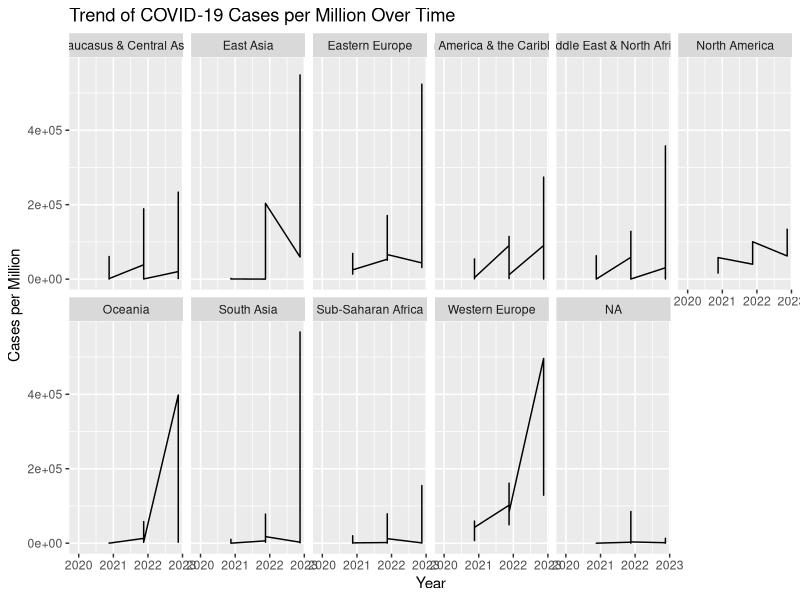
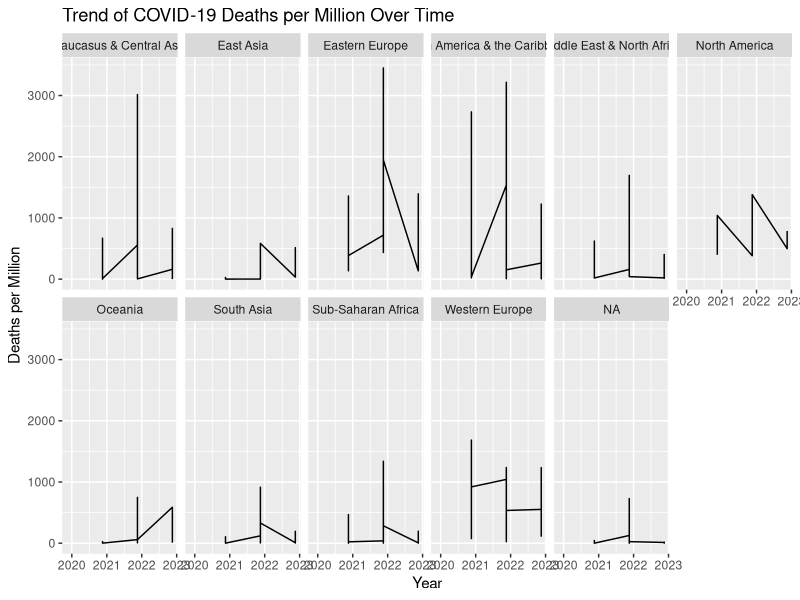
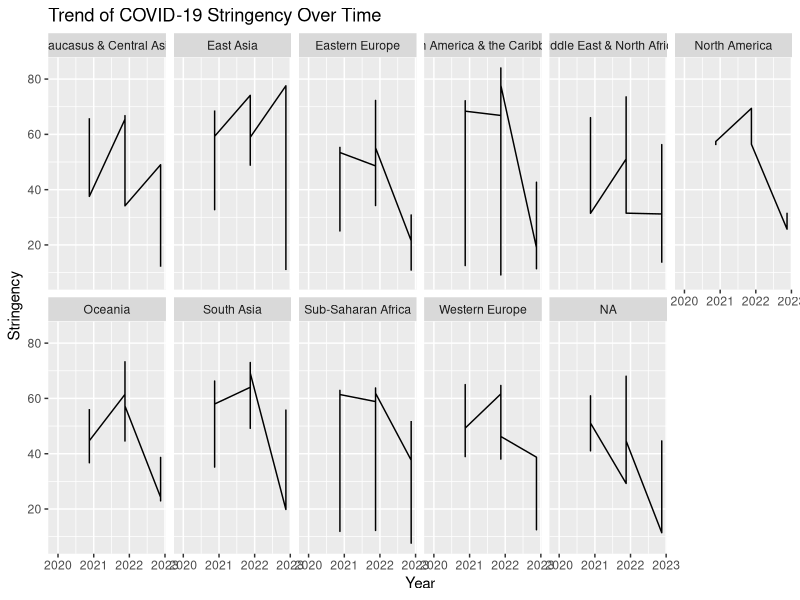
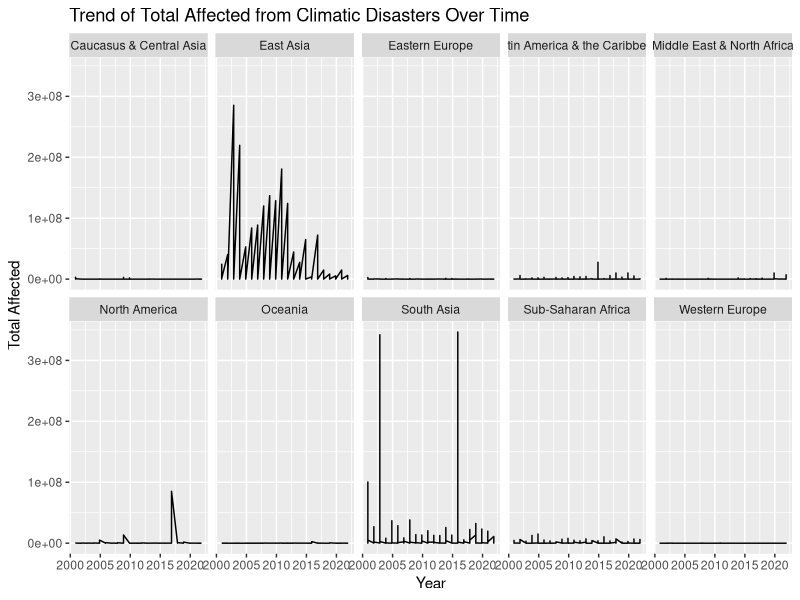
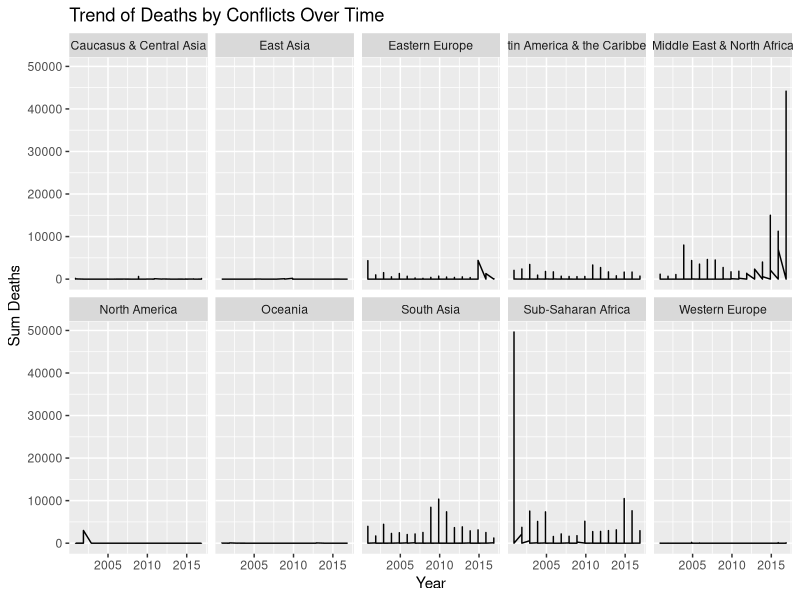
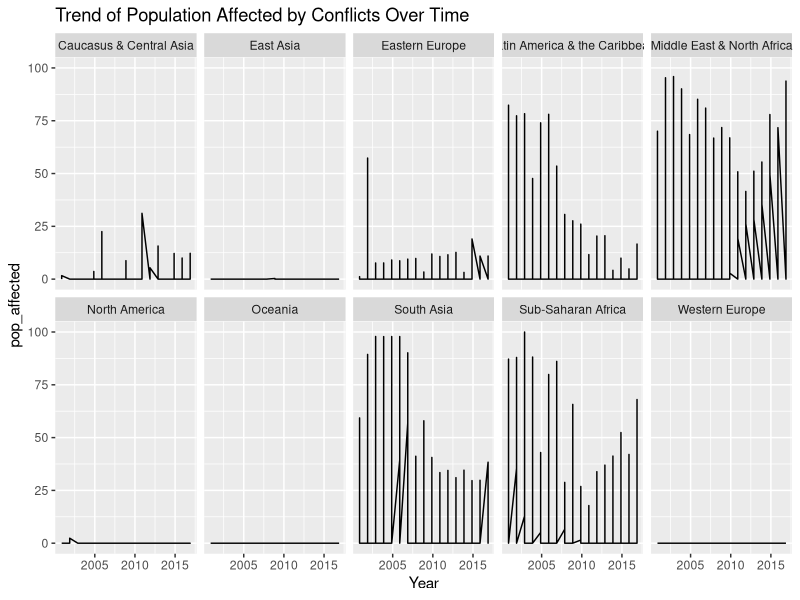
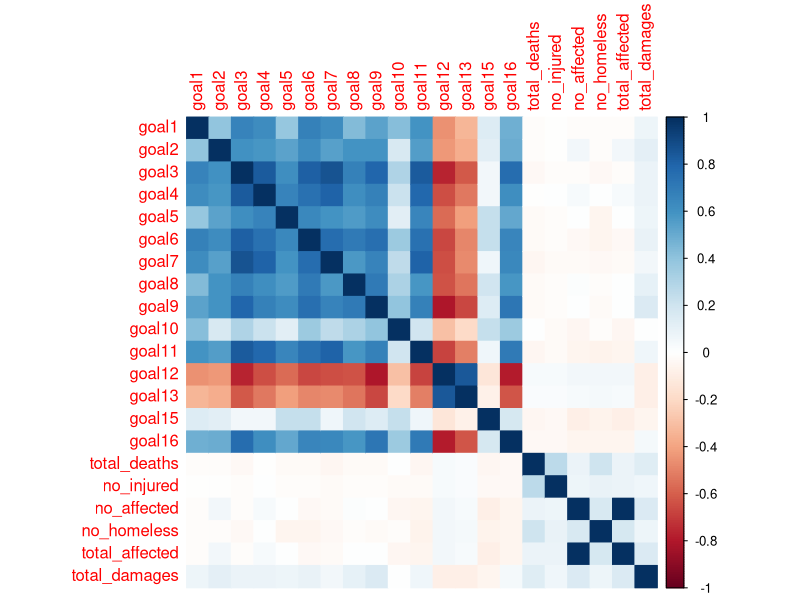
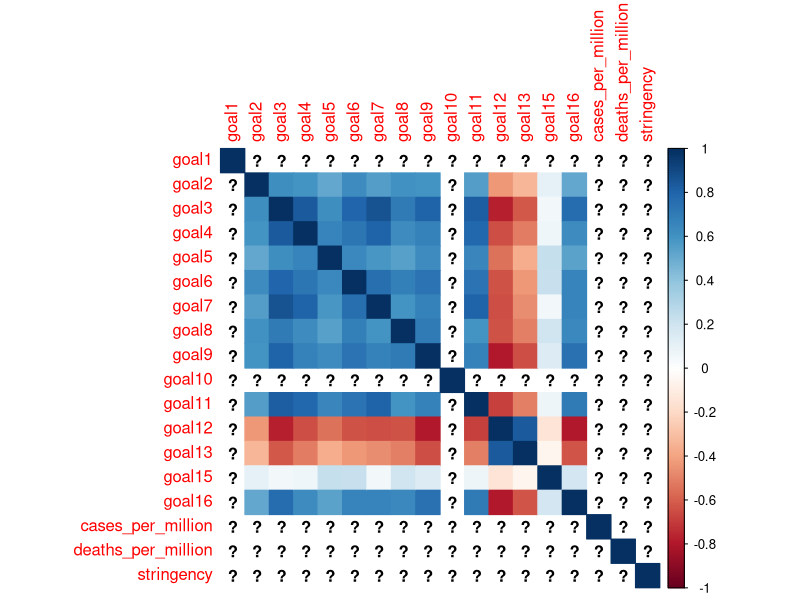

Generate these figures, in order, with R: (Note: this script raises an error after producing the figures.)
###Is the evolution in sustainable development influenced by uncontrollable events, such as economic crisis, health crises and natural disasters? ###

install.packages("corrplot")
install.packages("ggplot2")
install.packages("reshape2")
install.packages("here")
library(corrplot)
library(ggplot2)
library(reshape2)
library(here)


# Importation of the data for this question
Q3.1 <- read.csv(here("scripts", "data", "data_question3_1.csv"))
Q3.2 <- read.csv(here("scripts", "data", "data_question3_2.csv"))
Q3.3 <- read.csv(here("scripts", "data", "data_question3_3.csv"))


#_____________________________________________________________________

#2. Data exploration
#Correlation_matrix <- cor(Q3.1[, c("goal1", "goal2", "goal3", "goal4", "goal5", "goal6", "goal7", "goal8", "goal9", "goa10", "goal11", "goal12", "goal13", "goal15", "goal16", "total_deaths")])


# Convert 'year' column to date format if it's not already in date format
Q3.1$year <- as.Date(as.character(Q3.1$year), format = "%Y")
Q3.2$year <- as.Date(as.character(Q3.2$year), format = "%Y")
Q3.3$year <- as.Date(as.character(Q3.3$year), format = "%Y")

# Replace the missing values by zero
Q3.1[is.na(Q3.1)] <- 0
print(Q3.1)

# Explore descriptive statistics
summary(Q3.1)  # Display summary statistics for all variables


# Time-series analysis of COVID-19 cases per million by region
# Filter COVID-19 data for dates after 2019
covid_filtered <- Q3.2[Q3.2$year >= as.Date("2019-01-01"), ]

ggplot(data = covid_filtered, aes(x = year, y = cases_per_million)) +
  geom_line() +
  labs(title = "Trend of COVID-19 Cases per Million Over Time", x = "Year", y = "Cases per Million")+
  facet_wrap(~ region, nrow = 2)  

# Time-series analysis of COVID-19 deaths per million by region
ggplot(data = covid_filtered, aes(x = year, y = deaths_per_million)) +
  geom_line() +
  labs(title = "Trend of COVID-19 Deaths per Million Over Time", x = "Year", y = "Deaths per Million")+
  facet_wrap(~ region, nrow = 2)  

# Time-series analysis of COVID-19 stringency by region
ggplot(data = covid_filtered, aes(x = year, y = stringency)) +
  geom_line() +
  labs(title = "Trend of COVID-19 Stringency Over Time", x = "Year", y = "Stringency")+
  facet_wrap(~ region, nrow = 2)  



# Time-series analysis of climatic disasters with total affected
ggplot(data = Q3.1, aes(x = year, y = total_affected)) +
  geom_line() +
  labs(title = "Trend of Total Affected from Climatic Disasters Over Time", x = "Year", y = "Total Affected")+
  facet_wrap(~ region, nrow = 2)  # Modify nrow as per your preference for rows in facet grid


# Time-series analysis of Conflicts
# Filter conflict data for the years between 2000 and 2016
conflicts_filtered <- Q3.3[Q3.3$year >= as.Date("2000-01-01") & Q3.3$year <= as.Date("2016-12-31"), ]

ggplot(data = conflicts_filtered, aes(x = year, y = sum_deaths)) +
  geom_line() +
  labs(title = "Trend of Deaths by Conflicts Over Time", x = "Year", y = "Sum Deaths")+
  facet_wrap(~ region, nrow = 2)

#We can see that the regions' the most affected by the conflicts are : Middle east and north Africa, Sub-saharan Africa, South Asia, then less America & the Caribbean and Eastern Europe

ggplot(data = conflicts_filtered, aes(x = year, y = pop_affected)) +
  geom_line() +
  labs(title = "Trend of Population Affected by Conflicts Over Time", x = "Year", y = "pop_affected")+
  facet_wrap(~ region, nrow = 2)  
##We can see that the regions' the most affected by the conflicts are : Middle east and north Africa, Sub-saharan Africa, South Asia, America & the Caribbean, Eastern Europe ans sometimes Caucasus and Central Asia

#___________________________________________________________________________________________
#3. correlation Analysis per country -> irrelevant, I ll try to do it by region

# Extract relevant columns (goals and disaster variables) from Q3.1
disaster_data <- Q3.1[, c("goal1", "goal2", "goal3", "goal4", "goal5", "goal6", "goal7", "goal8", "goal9", "goal10", "goal11", "goal12", "goal13", "goal15", "goal16", "total_deaths", "no_injured", "no_affected", "no_homeless", "total_affected", "total_damages")]

# Compute correlation matrix
correlation_disaster <- cor(disaster_data)

# Visualize correlation matrix (optional)
corrplot::corrplot(correlation_disaster, method = "color")




# Extract relevant columns (goals and COVID-19 variables) from Q3.2
covid_data <- Q3.2[, c("goal1", "goal2", "goal3", "goal4", "goal5", "goal6", "goal7", "goal8", "goal9", "goal10", "goal11", "goal12", "goal13", "goal15", "goal16", "cases_per_million", "deaths_per_million", "stringency")]

# Compute correlation matrix
correlation_covid <- cor(covid_data)

# Visualize correlation matrix (optional)
corrplot::corrplot(correlation_covid, method = "color")




# Extract relevant columns (goals and conflict variables) from Q3.3
conflict_data <- Q3.3[, c("goal1", "goal2", "goal3", "goal4", "goal5", "goal6", "goal7", "goal8", "goal9", "goal10", "goal11", "goal12", "goal13", "goal15", "goal16", "pop_affected", "area_affected", "max_intensity")]

# Compute correlation matrix
correlation_conflict <- cor(conflict_data)

# Visualize correlation matrix (optional)
corrplot::corrplot(correlation_conflict, method = "color")





####### 3. correlation Analysis per Region#####

# Get the names of the regions from the disaster dataset
regions <- unique(Q3.1$region)

# Group data by region and calculate mean for each variable
disaster_data_by_region <- Q3.1 %>%
  group_by(region) %>%
  summarize(across(starts_with("goal"), mean),  # Compute mean for goal variables
            across(total_deaths:total_damages, sum))  # Sum for disaster-related variables

# Compute correlation matrix for each region
correlation_disaster_by_region <- cor(disaster_data_by_region[, -1])

# Visualize correlation matrix for each region (optional)
corrplot::corrplot(correlation_disaster_by_region, method = "color")





grouped_data_by_region <- Q3.1 %>%
  group_by(region)

# Specify the list of disaster-related variables you want to correlate with SDG goals
disaster_variables <- c("total_affected", "total_deaths", "no_injured", "total_damages", "no_homeless")  # Update with your desired variables

# Compute correlations between SDG goals and multiple disaster-related variables for each region
correlations_by_region <- grouped_data_by_region %>%
  summarize(across(starts_with("goal"), ~cor(.x, across(all_of(disaster_variables)))), .groups = "drop")

# View correlations by region
print(correlations_by_region)





# Subset data for South and East Asia from Q3.1 dataset
south_east_asia_data <- Q3.1[Q3.1$region %in% c("South Asia", "East Asia"), ]


# Select relevant columns for correlation analysis
relevant_columns <- c("goal1", "goal2", "goal3", "goal4", "goal5", "goal6", "goal7", "goal8", "goal9", "goal10", "goal11", "goal12", "goal13", "goal15", "goal16", "total_affected", "no_homeless")

# Compute correlation matrix for South and East Asia data
correlation_matrix_disaster_Asia <- cor(south_east_asia_data[, relevant_columns], use = "complete.obs")

# View the correlation matrix
print(correlation_matrix)

# Melt the correlation matrix for ggplot2
cor_melted <- as.data.frame(as.table(correlation_matrix_disaster_Asia))
names(cor_melted) <- c("Variable1", "Variable2", "Correlation")

# Create the heatmap
ggplot(data = cor_melted, aes(Variable1, Variable2, fill = Correlation)) +
  geom_tile() +
  scale_fill_gradient2(low = "blue", high = "red", mid = "white",
                       midpoint = 0, limit = c(-1, 1), space = "Lab",
                       name = "Correlation") +
  theme_minimal() +
  theme(axis.text.x = element_text(angle = 45, vjust = 1, size = 8, hjust = 1),
        axis.text.y = element_text(size = 8)) +
  coord_fixed() +
  labs(x = '', y = '',
       title = 'Correlation between the climate disasters and the SDG goals in South and East Asia')



##3. Correlation Analysis COVID###

# Filter COVID-19 data for the relevant time period
covid_filtered <- Q3.2[Q3.2$year >= as.Date("2019-01-01"), ]

# Select relevant columns for correlation analysis
relevant_columns <- c("goal1", "goal2", "goal3", "goal4", "goal5", "goal6", "goal7", "goal8", "goal9", "goal10", "goal11", "goal12", "goal13", "goal15", "goal16", "stringency", "cases_per_million", "deaths_per_million")
# Subset data with relevant columns for correlation analysis
relevant_data <- covid_filtered[, relevant_columns]

# Compute correlation matrix for Covid Data
correlation_matrix_Covid <- cor(relevant_data, use = "complete.obs")

print(correlation_matrix_Covid)

# Melt the correlation matrix for ggplot2
cor_melted <- as.data.frame(as.table(correlation_matrix_Covid))
names(cor_melted) <- c("Variable1", "Variable2", "Correlation")

# Create the heatmap
ggplot(data = cor_melted, aes(Variable1, Variable2, fill = Correlation)) +
  geom_tile() +
  scale_fill_gradient2(low = "blue", high = "red", mid = "white",
                       midpoint = 0, limit = c(-1, 1), space = "Lab",
                       name = "Correlation") +
  theme_minimal() +
  theme(axis.text.x = element_text(angle = 45, vjust = 1, size = 8, hjust = 1),
        axis.text.y = element_text(size = 8)) +
  coord_fixed() +
  labs(x = '', y = '',
       title = 'Correlation between COVID and the SDG goals')


##3. Correlation Analysis Conflicts###

# Filter data for specific regions
selected_regions <- c("Middle East & North Africa", "Sub-Saharan Africa", "South Asia", "Latin America & the Caribbean", "Eastern Europe")
conflicts_selected <- Q3.3[Q3.3$region %in% selected_regions, ]

# Select relevant columns for the correlation analysis
relevant_columns <- c("goal1", "goal2", "goal3", "goal4", "goal5", "goal6", "goal7", "goal8", "goal9", "goal10", "goal11", "goal12", "goal13", "goal15", "goal16", "sum_deaths")

# Compute correlation matrix for the selected regions
correlation_matrix_Conflicts_Deaths <- cor(conflicts_selected[, relevant_columns], use = "complete.obs")

# View the correlation matrix
print(correlation_matrix_Conflicts_Deaths)

# Melt the correlation matrix for ggplot2
cor_melted <- as.data.frame(as.table(correlation_matrix_Conflicts_Deaths))
names(cor_melted) <- c("Variable1", "Variable2", "Correlation")

# Create the heatmap
ggplot(data = cor_melted, aes(Variable1, Variable2, fill = Correlation)) +
  geom_tile() +
  scale_fill_gradient2(low = "blue", high = "red", mid = "white",
                       midpoint = 0, limit = c(-1, 1), space = "Lab",
                       name = "Correlation") +
  theme_minimal() +
  theme(axis.text.x = element_text(angle = 45, vjust = 1, size = 8, hjust = 1),
        axis.text.y = element_text(size = 8)) +
  coord_fixed() +
  labs(x = '', y = '',
       title = 'Correlation between Conflicts deaths and the SDG goals')




# Filter data for specific regions
selected_regions <- c("Latin America & the Caribbean")
conflicts_selected <- Q3.3[Q3.3$region %in% selected_regions, ]

# Select relevant columns for the correlation analysis
relevant_columns <- c("goal1", "goal2", "goal3", "goal4", "goal5", "goal6", "goal7", "goal8", "goal9", "goal10", "goal11", "goal12", "goal13", "goal15", "goal16", "pop_affected")

# Compute correlation matrix for the selected regions
correlation_matrix_Conflicts_Deaths <- cor(conflicts_selected[, relevant_columns], use = "complete.obs")

# View the correlation matrix
print(correlation_matrix_Conflicts_Deaths)

# Melt the correlation matrix for ggplot2
cor_melted <- as.data.frame(as.table(correlation_matrix_Conflicts_Deaths))
names(cor_melted) <- c("Variable1", "Variable2", "Correlation")

# Create the heatmap
ggplot(data = cor_melted, aes(Variable1, Variable2, fill = Correlation)) +
  geom_tile() +
  scale_fill_gradient2(low = "blue", high = "red", mid = "white",
                       midpoint = 0, limit = c(-1, 1), space = "Lab",
                       name = "Correlation") +
  theme_minimal() +
  theme(axis.text.x = element_text(angle = 45, vjust = 1, size = 8, hjust = 1),
        axis.text.y = element_text(size = 8)) +
  coord_fixed() +
  labs(x = '', y = '',
       title = 'Correlation between Conflicts deaths and the SDG goals')






# Filter data for specific regions (pop_affected)
selected_regions <- c("Middle East & North Africa", "Sub-Saharan Africa", "South Asia", "Latin America & the Caribbean", "Eastern Europe","Caucasus and Central Asia")
conflicts_selected <- Q3.3[Q3.3$region %in% selected_regions, ]

# Select relevant columns for the correlation analysis
relevant_columns <- c("goal1", "goal2", "goal3", "goal4", "goal5", "goal6", "goal7", "goal8", "goal9", "goal10", "goal11", "goal12", "goal13", "goal15", "goal16", "pop_affected")

# Compute correlation matrix for the selected regions
correlation_matrix_Conflicts_Pop_Affected <- cor(conflicts_selected[, relevant_columns], use = "complete.obs")

# View the correlation matrix
print(correlation_matrix_Conflicts_Pop_Affected)

# Melt the correlation matrix for ggplot2
cor_melted <- as.data.frame(as.table(correlation_matrix_Conflicts_Pop_Affected))
names(cor_melted) <- c("Variable1", "Variable2", "Correlation")

# Create the heatmap
ggplot(data = cor_melted, aes(Variable1, Variable2, fill = Correlation)) +
  geom_tile() +
  scale_fill_gradient2(low = "blue", high = "red", mid = "white",
                       midpoint = 0, limit = c(-1, 1), space = "Lab",
                       name = "Correlation") +
  theme_minimal() +
  theme(axis.text.x = element_text(angle = 45, vjust = 1, size = 8, hjust = 1),
        axis.text.y = element_text(size = 8)) +
  coord_fixed() +
  labs(x = '', y = '',
       title = 'Correlation between Conflicts Affected Population and the SDG goals')



###4. Regressions

#Disasters total affected, but which goal? 
# Perform linear regression
Lin_Reg_Disaster <- lm(goal1 ~ total_affected, data = Q3.1)

# Summary of the regression model
summary(Lin_Reg_Disaster)










